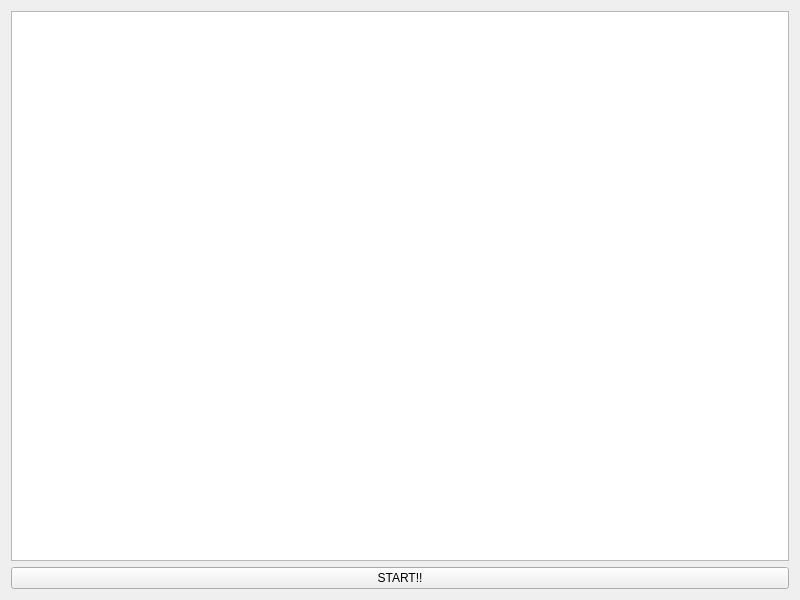
<?xml version="1.0" encoding="UTF-8"?>
<ui version="4.0">
 <class>Widget</class>
 <widget class="QWidget" name="Widget">
  <property name="geometry">
   <rect>
    <x>0</x>
    <y>0</y>
    <width>800</width>
    <height>600</height>
   </rect>
  </property>
  <property name="windowTitle">
   <string>Widget</string>
  </property>
  <layout class="QVBoxLayout" name="verticalLayout">
   <item>
    <widget class="QGraphicsView" name="graphicsView"/>
   </item>
   <item>
    <widget class="QPushButton" name="startButton">
     <property name="text">
      <string>START!!</string>
     </property>
    </widget>
   </item>
  </layout>
 </widget>
 <resources/>
 <connections/>
</ui>
